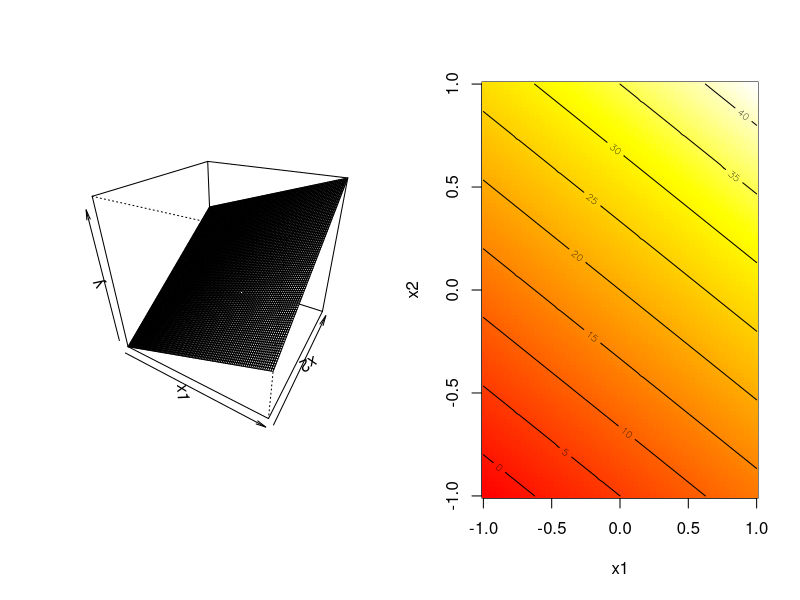

This figure's R source: (Note: this script raises an error after producing the figure.)
## ---- chunk 1
knitr::opts_chunk$set(echo = TRUE)
## ---- chunk 2
test_function <-function(x1,x2)
{
  result = 20+8*x1+15*x2
  return(result)
}
## ---- chunk 3
x1 <- x2 <-seq(-1,1,length=100)
g <- expand.grid(x1,x2)
y <- matrix(test_function(g[,1],g[,2]),ncol=length(x2))

par(mfrow=c(1,2))
persp(x1, x2, y, theta=30, phi=30, zlab="y")
image(x1,x2,y,col=heat.colors(128))
contour(x1,x2,matrix(y,ncol=length(x2)),add=TRUE)
## ---- chunk 4
data("marketing", package = "datarium")
head(marketing)
## ---- chunk 5
par(mfrow=c(1,3))
plot(marketing$youtube, marketing$sales, pch=19)
plot(marketing$facebook, marketing$sales, pch=19)
plot(marketing$newspaper, marketing$sales, pch=19)
## ---- chunk 6
n <- nrow(marketing) # Jumlah data
dm <- data.matrix(marketing) # Transformasi data frame menjadi matrix
F <- cbind(matrix(1,n,1),dm[,1:3])  # Membuat matriks F
ym <- dm[,4] # Membuat vektor y
coeff <- solve(t(F)%*%F) %*% t(F) %*% ym  # Menghitung koefisien 
print(coeff)
## ---- chunk 7
MLRmod = lm(sales~youtube+facebook+newspaper, marketing)
## ---- chunk 8
MLRmod = lm(data = marketing, formula = sales~youtube+facebook+newspaper)
## ---- chunk 9
print(MLRmod)
## ---- chunk 10
summary(MLRmod)
## ---- chunk 11
xpred = data.frame(youtube=175, facebook=28, newspaper=60)
ypred = predict(MLRmod, xpred)
print(ypred)
## ---- chunk 12
xpredm = data.frame(youtube=c(175,100,60), facebook=c(28,40,32), newspaper=c(60,54,12))
ypredm = predict(MLRmod, xpredm)
print(ypredm)
## ---- chunk 13
confint(MLRmod,level=0.99) # Confidence level = 99%
## ---- chunk 14
confint(MLRmod,level=0.99,parm="youtube") # Anda juga dapat mengetikkan "parm=2"
## ---- chunk 15
xpredmci = data.frame(youtube=c(175,100,60), facebook=c(28,40,32), newspaper=c(60,54,12))
ypredmci = predict(MLRmod, xpredmci,interval="confidence")
print(ypredmci)
## ---- chunk 16
xpredmpi = data.frame(youtube=c(175,100,60), facebook=c(28,40,32), newspaper=c(60,54,12))
ypredmpi = predict(MLRmod, xpredmci,interval="prediction")
print(ypredmpi)
